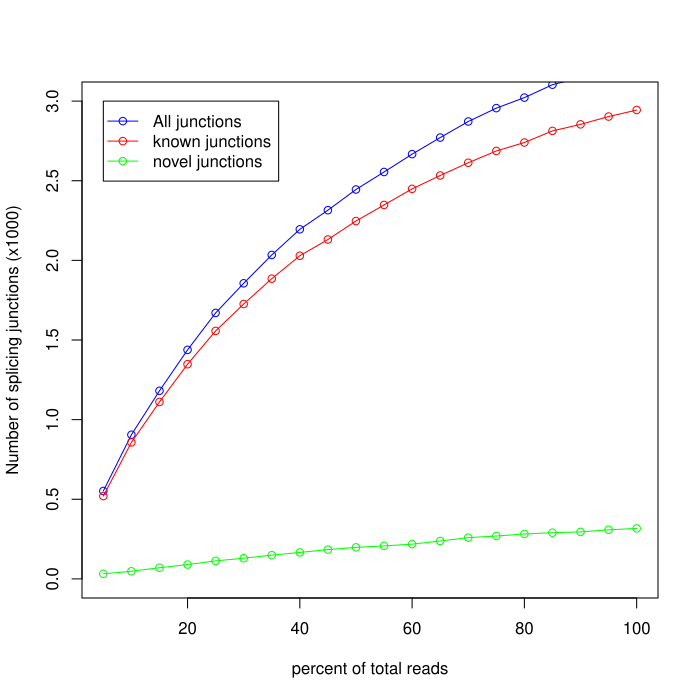

Write the R code that produced this figure.
pdf('/out/junction_saturation.junctionSaturation_plot.pdf')
x=c(5,10,15,20,25,30,35,40,45,50,55,60,65,70,75,80,85,90,95,100)
y=c(520,857,1111,1348,1557,1726,1885,2029,2131,2247,2348,2449,2533,2613,2687,2740,2813,2854,2903,2944)
z=c(552,905,1181,1438,1670,1856,2034,2195,2315,2445,2555,2667,2771,2872,2956,3022,3103,3149,3211,3261)
w=c(32,48,70,90,113,130,149,166,184,198,207,218,238,259,269,282,290,295,308,317)
m=max(2,3,0)
n=min(0,0,0)
plot(x,z/1000,xlab='percent of total reads',ylab='Number of splicing junctions (x1000)',type='o',col='blue',ylim=c(n,m))
points(x,y/1000,type='o',col='red')
points(x,w/1000,type='o',col='green')
legend(5,3, legend=c("All junctions","known junctions", "novel junctions"),col=c("blue","red","green"),lwd=1,pch=1)
dev.off()
